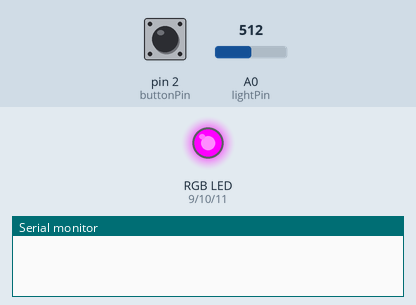
A sketch run on a simulated Arduino Uno, built with avr-gcc and run on an emulated ATmega328P. Parts: an RGB LED mixed from three pins (HIGH = lit), the last lines printed to the serial monitor. The test bench sets the inputs (shaded band); at power-on: A0 (lightPin) = 512, pin 2 (buttonPin) LOW.

Above: at 1.2 s.
1.3 s: A0 (lightPin) set to 588
2.8 s: A0 (lightPin) set to 616
At 4.5 s:
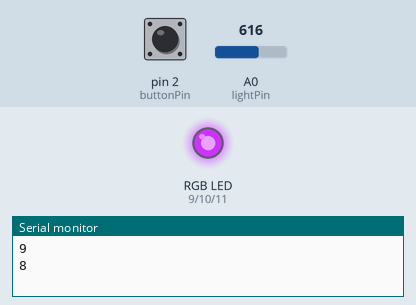
5.8 s: pin 2 (buttonPin) pulled HIGH for 0.15 s
At 7.5 s:
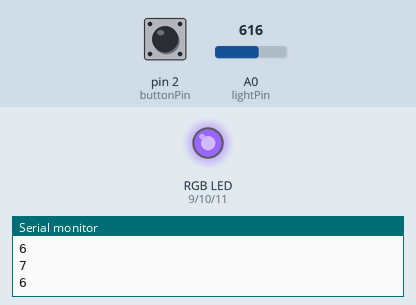
8.9 s: A0 (lightPin) set to 900
11.9 s: pin 2 (buttonPin) pulled HIGH for 1 s
At 13.3 s:
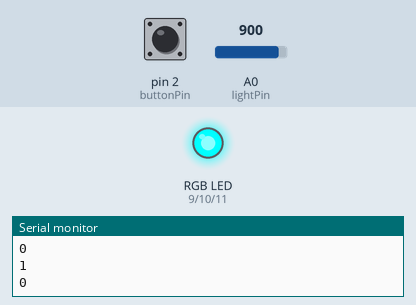
Timing chart, 0 to 14.9 s (numbered marks = the images above; inputs shaded):
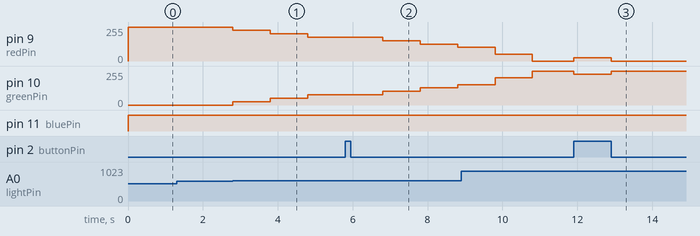

The sketch:

interactive_toy_simple.ino
```cpp
int redPin = 9;
int greenPin = 10;
int bluePin = 11;
int buttonPin = 2;
int lightPin = A0;

bool useLight = true;
int darkValue = 600;
int veryDarkValue = 850;

int mood = 10;
bool lastButton = false;
unsigned long lastPress = 0;
unsigned long lastDecay = 0;

void setup() {
  pinMode(redPin, OUTPUT);
  pinMode(greenPin, OUTPUT);
  pinMode(bluePin, OUTPUT);
  pinMode(buttonPin, INPUT);
  Serial.begin(9600);
  lastPress = millis();
  lastDecay = millis();
}

void setColor(int r, int g, int b) {
  analogWrite(redPin, 255 - r);
  analogWrite(greenPin, 255 - g);
  analogWrite(bluePin, 255 - b);
}

void showMood() {
  int r, g, b;
  if (mood >= 10) {
    r = 0;
    g = map(mood, 10, 20, 255, 0);
    b = map(mood, 10, 20, 0, 255);
  } else {
    r = map(mood, 0, 10, 255, 0);
    g = map(mood, 0, 10, 0, 255);
    b = 0;
  }
  setColor(r, g, b);
}

void loop() {
  bool pressed = (digitalRead(buttonPin) == HIGH);

  if (pressed && !lastButton) {
    if (mood < 20) {
      mood = mood + 1;
    }
    lastPress = millis();
    lastDecay = millis();
    Serial.println(mood);
  }
  lastButton = pressed;

  int decay = 0;
  if (millis() - lastPress > 5000) {
    decay = 1;
  }

  if (useLight) {
    int light = analogRead(lightPin);
    if (light > veryDarkValue) {
      decay = 2;
    } else if (light > darkValue) {
      decay = 1;
    }
  }

  if (decay > 0 && millis() - lastDecay >= 1000) {
    lastDecay = millis();
    mood = mood - decay;
    if (mood < 0) {
      mood = 0;
    }
    Serial.println(mood);
  }

  showMood();
}
```

Measured:
- the behaviour switches between 600 and 601 on A0 (lightPin) (found by bisection; images 0 and 1)
- after the input at 1.3 s, every drawn part: stays the same
- after the input at 2.8 s, pin 9 (redPin): 255/255 → 229/255 after 0.00 s instead of 2.2 s; pin 10 (greenPin): 0/255 → 26/255 after 0.00 s instead of 2.2 s
- after the input at 11.9 s, pin 9 (redPin): 0/255 → 25/255 at once, → 0/255 1.0 s later; pin 10 (greenPin): 255/255 → 230/255 at once, → 255/255 1.0 s later
